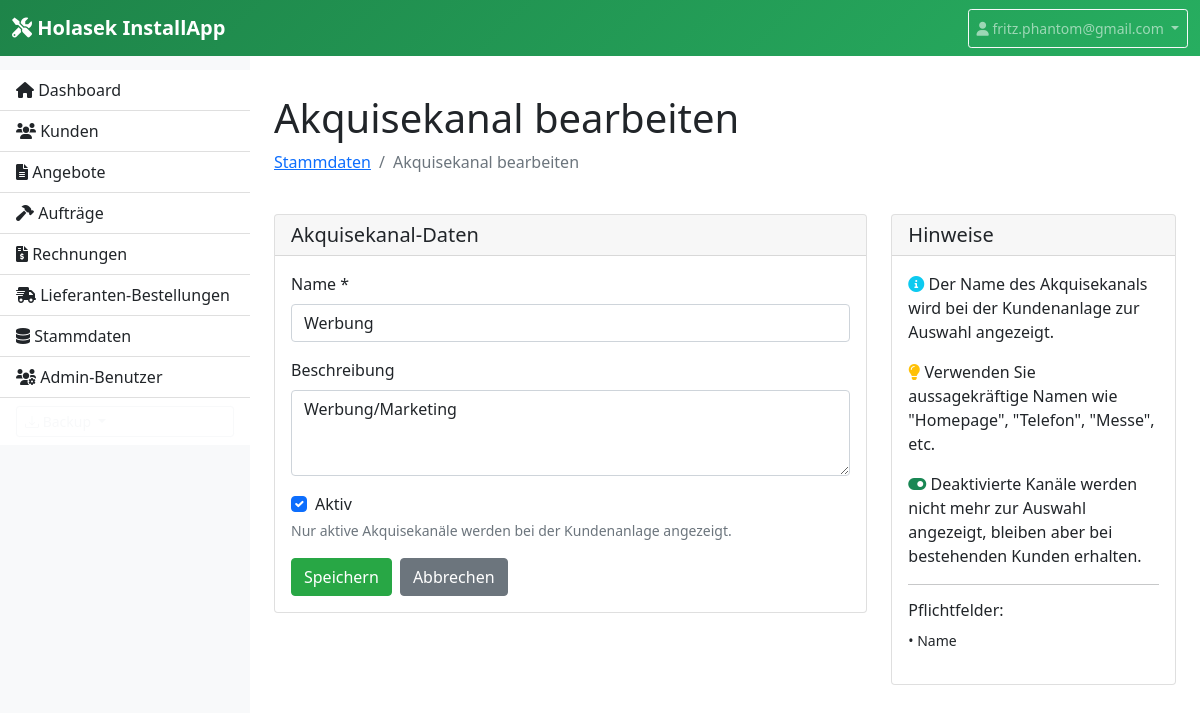
/stammdaten/akquise/7/edit (signed in), run on the app's committed database.
### models.py (models this page shows, shortened)
class AcquisitionChannel(db.Model):
    id = db.Column(db.Integer, primary_key=True)
    name = db.Column(db.String(100), nullable=False, unique=True)
    description = db.Column(db.Text)
    is_active = db.Column(db.Boolean, default=True)
    created_at = db.Column(db.DateTime, default=datetime.utcnow)

### app.py (the view, shortened to what this page needs)
    @app.route('/stammdaten/akquise/<int:id>/edit', methods=['GET', 'POST'])
    @login_required
    def edit_acquisition_channel(id):
        channel = AcquisitionChannel.query.get_or_404(id)
        form = AcquisitionChannelForm(obj=channel)
        return render_template('acquisition_channel_form.html', form=form, title='Akquisekanal bearbeiten', channel=channel)

### forms.py
class AcquisitionChannelForm(FlaskForm):
    name = StringField('Name *', validators=[DataRequired()])
    description = TextAreaField('Beschreibung', validators=[Optional()])
    is_active = BooleanField('Aktiv', default=True)
    submit = SubmitField('Speichern')

### app.py (called while the page is built)
def login_required(login_function):
    from functools import wraps
    @wraps(login_function)
    def login_decorated_function(*args, **kwargs):
        if 'login_admin_id' not in session:
            return redirect(url_for('login'))
        return login_function(*args, **kwargs)
    return login_decorated_function

### templates/acquisition_channel_form.html (shortened to what this page needs)
{% extends "base.html" %}
{% block content %}
<div class="row">
    <div class="col-12 mb-4">
        <h1>{{ title }}</h1>
        <nav aria-label="breadcrumb">
            <ol class="breadcrumb">
                <li class="breadcrumb-item"><a href="{{ url_for('stammdaten') }}">Stammdaten</a></li>
                <li class="breadcrumb-item active">{{ title }}</li>
            </ol>
        </nav>
    </div>
</div>
<div class="row">
    <div class="col-lg-8">
        <div class="card">
            <div class="card-header">
                <h5 class="card-title mb-0">Akquisekanal-Daten</h5>
            </div>
            <div class="card-body">
                <form method="POST">
                    <div class="mb-3">
                        {{ form.name.label(class="form-label") }}
                        {{ form.name(class="form-control") }}
                    </div>
                    <div class="mb-3">
                        {{ form.description.label(class="form-label") }}
                        {{ form.description(class="form-control", rows="3", placeholder="Beschreibung des Akquisekanals...") }}
                    </div>
                    <div class="mb-3">
                        <div class="form-check">
                            {{ form.is_active(class="form-check-input") }}
                            {{ form.is_active.label(class="form-check-label") }}
                        </div>
                        <small class="form-text text-muted">
                            Nur aktive Akquisekanäle werden bei der Kundenanlage angezeigt.
                        </small>
                    </div>
                    <div class="d-flex gap-2">
                        {{ form.submit(class="btn btn-primary") }}
                        <a href="{{ url_for('stammdaten') }}" class="btn btn-secondary">Abbrechen</a>
                    </div>
                </form>
            </div>
        </div>
    </div>
    <div class="col-lg-4">
        <div class="card">
            <div class="card-header">
                <h5 class="card-title mb-0">Hinweise</h5>
            </div>
            <div class="card-body">
                <p class="card-text">
                    <i class="fas fa-info-circle text-info"></i>
                    Der Name des Akquisekanals wird bei der Kundenanlage zur Auswahl angezeigt.
                </p>
                <p class="card-text">
                    <i class="fas fa-lightbulb text-warning"></i>
                    Verwenden Sie aussagekräftige Namen wie "Homepage", "Telefon", "Messe", etc.
                </p>
                <p class="card-text">
                    <i class="fas fa-toggle-on text-success"></i>
                    Deaktivierte Kanäle werden nicht mehr zur Auswahl angezeigt, bleiben aber bei bestehenden Kunden erhalten.
                </p>
                <hr>
                <h6>Pflichtfelder:</h6>
                <ul class="list-unstyled">
                    <li><small>• Name</small></li>
                </ul>
            </div>
        </div>
    </div>
</div>
{% endblock %}

### templates/base.html (style rules this page uses)
.btn-primary { background-color: #28a745; border-color: #28a745; }

### data on the page
AcquisitionChannel: name "Werbung", description "Werbung/Marketing", is_active "☑"

### other printed values
{{ session.login_admin_username }} "fritz.phantom@gmail.com"
{{ title }} "Akquisekanal bearbeiten"
